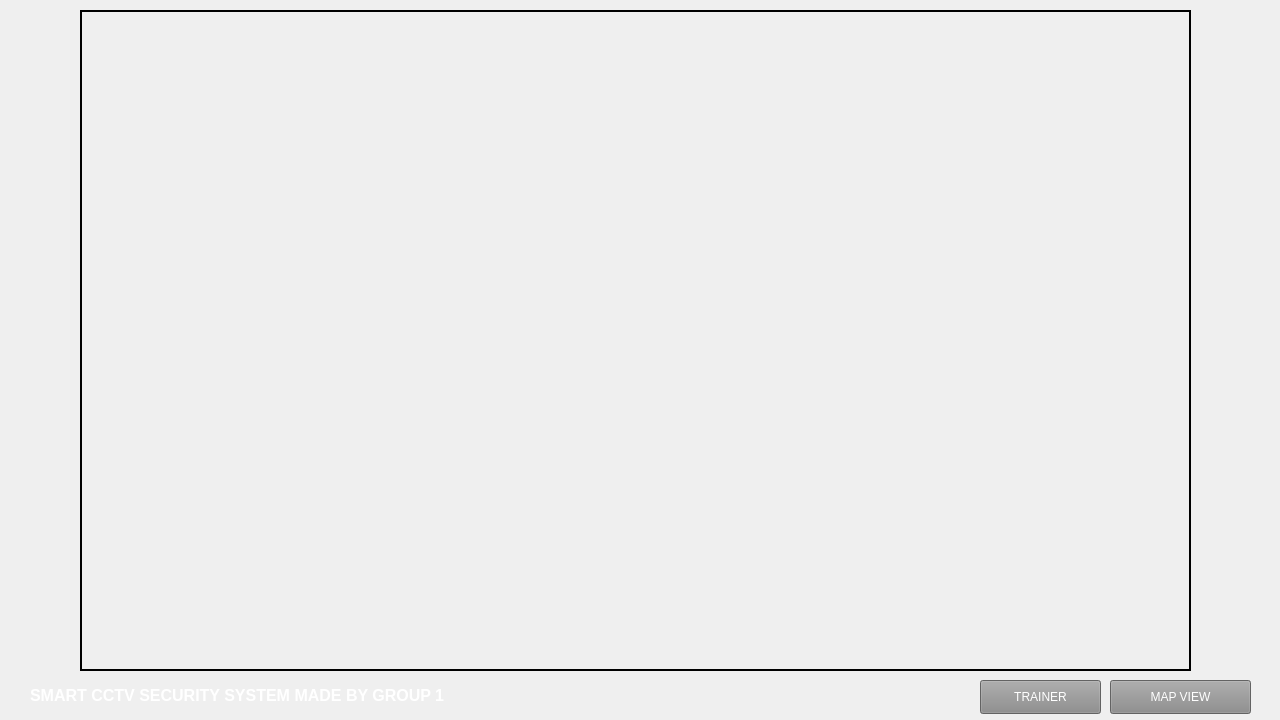
<?xml version="1.0" encoding="UTF-8"?>
<ui version="4.0">
 <class>MainWindow</class>
 <widget class="QMainWindow" name="MainWindow">
  <property name="geometry">
   <rect>
    <x>0</x>
    <y>0</y>
    <width>1280</width>
    <height>720</height>
   </rect>
  </property>
  <property name="windowTitle">
   <string>MainWindow</string>
  </property>
  <widget class="QWidget" name="centralwidget">
   <widget class="QLabel" name="label">
    <property name="geometry">
     <rect>
      <x>80</x>
      <y>10</y>
      <width>1111</width>
      <height>661</height>
     </rect>
    </property>
    <property name="frameShape">
     <enum>QFrame::Box</enum>
    </property>
    <property name="lineWidth">
     <number>2</number>
    </property>
    <property name="text">
     <string/>
    </property>
    <property name="scaledContents">
     <bool>true</bool>
    </property>
   </widget>
   <widget class="QPushButton" name="pushButton">
    <property name="geometry">
     <rect>
      <x>1110</x>
      <y>680</y>
      <width>141</width>
      <height>34</height>
     </rect>
    </property>
    <property name="styleSheet">
     <string notr="true">background-color: rgb(139, 139, 139);
color: rgb(255, 255, 255);
border-color: rgb(255, 255, 255);
</string>
    </property>
    <property name="text">
     <string>MAP VIEW</string>
    </property>
   </widget>
   <widget class="QPushButton" name="pushButton_2">
    <property name="geometry">
     <rect>
      <x>980</x>
      <y>680</y>
      <width>121</width>
      <height>34</height>
     </rect>
    </property>
    <property name="styleSheet">
     <string notr="true">background-color: rgb(139, 139, 139);
color: rgb(255, 255, 255);
border-color: rgb(255, 255, 255);</string>
    </property>
    <property name="text">
     <string>TRAINER</string>
    </property>
   </widget>
   <widget class="QLabel" name="label_9">
    <property name="geometry">
     <rect>
      <x>0</x>
      <y>0</y>
      <width>1280</width>
      <height>720</height>
     </rect>
    </property>
    <property name="text">
     <string/>
    </property>
    <property name="pixmap">
     <pixmap>BG.jpg</pixmap>
    </property>
    <property name="scaledContents">
     <bool>true</bool>
    </property>
   </widget>
   <widget class="QLabel" name="label_10">
    <property name="geometry">
     <rect>
      <x>30</x>
      <y>680</y>
      <width>841</width>
      <height>31</height>
     </rect>
    </property>
    <property name="font">
     <font>
      <pointsize>12</pointsize>
      <weight>75</weight>
      <bold>true</bold>
     </font>
    </property>
    <property name="styleSheet">
     <string notr="true">color: rgb(255, 255, 255);</string>
    </property>
    <property name="text">
     <string>SMART CCTV SECURITY SYSTEM MADE BY GROUP 1</string>
    </property>
   </widget>
   <zorder>label_9</zorder>
   <zorder>label</zorder>
   <zorder>pushButton</zorder>
   <zorder>pushButton_2</zorder>
   <zorder>label_10</zorder>
  </widget>
 </widget>
 <resources/>
 <connections/>
</ui>
